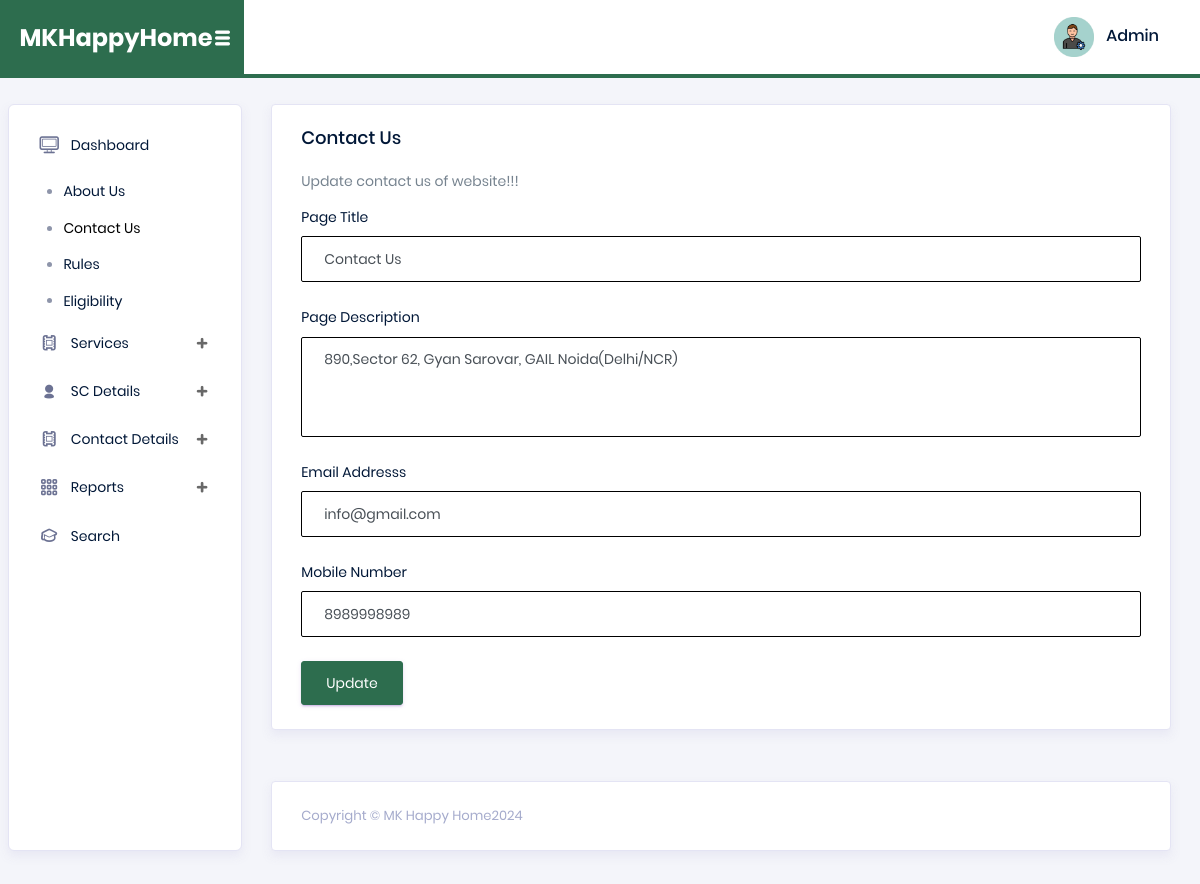
/admin/contactus.php (signed in), run on the app's committed database.
### tables this page shows
CREATE TABLE `tblpage` (
  `ID` int(10) NOT NULL,
  `PageType` varchar(200) DEFAULT NULL,
  `PageTitle` mediumtext DEFAULT NULL,
  `PageDescription` mediumtext DEFAULT NULL,
  `Email` varchar(200) DEFAULT NULL,
  `MobileNumber` bigint(10) DEFAULT NULL,
  `UpdationDate` date DEFAULT NULL,
  `Timing` varchar(200) NOT NULL
);

### admin/contactus.php (the view, shortened to what this page needs)
<?php session_start();
include_once('includes/config.php');
if (strlen($_SESSION['aid']==0)) {
  header('location:logout.php');
  } else{
?>
<!DOCTYPE html>
<html lang="en">
<head>
  <link rel="stylesheet" href="vendors/typicons/typicons.css">
  <link rel="stylesheet" href="vendors/css/vendor.bundle.base.css">
  <link rel="stylesheet" href="vendors/select2/select2.min.css">
  <link rel="stylesheet" href="vendors/select2-bootstrap-theme/select2-bootstrap.min.css">
  <link rel="stylesheet" href="css/vertical-layout-light/style.css">
</head>
<body>
  <div class="container-scroller">
    <nav class="navbar col-lg-12 col-12 p-0 fixed-top d-flex flex-row">
      <div class="navbar-brand-wrapper d-flex justify-content-center">
        <div class="navbar-brand-inner-wrapper d-flex justify-content-between align-items-center w-100">
          <a class="navbar-brand brand-logo" href="index.html"><img src="images/logo.svg" alt="logo"/></a>
          <button class="navbar-toggler navbar-toggler align-self-center" type="button" data-toggle="minimize">
          </button>
        </div>
      </div>
      <?php include_once('includes/header.php');?>
    </nav>
    <div class="container-fluid page-body-wrapper">
    <?php include_once('includes/sidebar.php');?>
      <div class="main-panel">
        <div class="content-wrapper">
          <div class="row">
            <div class="col-md-12 grid-margin stretch-card">
              <div class="card">
                <div class="card-body">
                  <h4 class="card-title">Contact Us</h4>
                  <p class="card-description">
                    Update contact us of website!!!
                  </p>
                  <form class="forms-sample" method="post">
                    <?php
$ret=mysqli_query($con,"select * from  tblpage where PageType='contactus'");
while ($row=mysqli_fetch_array($ret)) {
?>
                    <div class="form-group">
                       <label for="exampleInputUsername1">Page Title</label>
                      <input id="pagetitle" name="pagetitle" type="text" class="form-control" required="true" value="<?php  echo $row['PageTitle'];?>">
                    </div>
                    <div class="form-group">
                      <label for="exampleInputEmail1">Page Description</label>
                      <textarea class="form-control" name="pagedes" id="pagedes" rows="5"><?php  echo $row['PageDescription'];?></textarea>
                    </div>
                    <div class="form-group">
                      <label for="exampleInputUsername1">Email Addresss</label>
                     <input type="email" class="form-control" name="email" value="<?php  echo $row['Email'];?>" required='true'>
                    </div>
                    <div class="form-group">
                      <label for="exampleInputUsername1">Mobile Number</label>
                     <input type="text" class="form-control" name="mobnum" value="<?php  echo $row['MobileNumber'];?>" required='true' maxlength="10" pattern='[0-9]+'>
                    </div>
                    <?php } ?>
                    <button type="submit" class="btn btn-primary mr-2" name="submit">Update</button>
                  </form>
                </div>
              </div>
            </div>
          </div>
        </div>
       <?php include_once('includes/footer.php');?>
      </div>
    </div>
  </div>
</body>
</html>
<?php } ?>

### admin/includes/header.php (shortened to what this page needs)
<nav class="navbar col-lg-12 col-12 p-0 fixed-top d-flex flex-row">
      <div class="navbar-brand-wrapper d-flex justify-content-center">
        <div class="navbar-brand-inner-wrapper d-flex justify-content-between align-items-center w-100">
          <a class="navbar-brand brand-logo" href="dashboard.php"><strong style="color: white;">MKHappyHome</strong></a>
          <button class="navbar-toggler navbar-toggler align-self-center" type="button" data-toggle="minimize">
            <span class="typcn typcn-th-menu"></span>
          </button>
        </div>
      </div>
      <div class="navbar-menu-wrapper d-flex align-items-center justify-content-end">
        <ul class="navbar-nav mr-lg-2">
          <li class="nav-item nav-profile dropdown">
            <a class="nav-link" href="#" data-toggle="dropdown" id="profileDropdown">
              <img src="images/faces/face5.jpg" alt="profile"/>
              <?php
$adid=$_SESSION['aid'];
$ret=mysqli_query($con,"select AdminName from tbladmin where ID='$adid'");
$row=mysqli_fetch_array($ret);
$name=$row['AdminName'];
?>
              <span class="nav-profile-name"><?php echo $name; ?></span>
            </a>
          </li>
        </ul>
      </div>
    </nav>

### data on the page
tblpage: pagetitle "Contact Us", pagedes "890,Sector 62, Gyan Sarovar, GAIL Noida(Delhi/NCR)", email "info@gmail.com", mobnum "8989998989"

### other printed values
$name "Admin"
